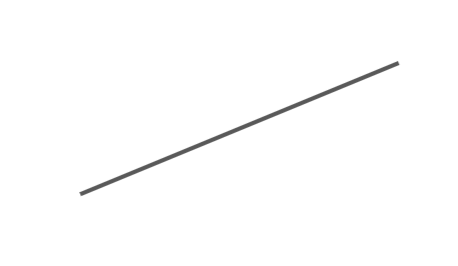
#> input picture archive/straight_line.png, 458 x 266 px
$ jupyter execute 'Gradient orientation for lines.ipynb'   (older library calls are emulated)
#> lines starting #> are read from the running program, lines starting #| are printed output that depends on the picture
[cell 1]
from matplotlib import pyplot as plt
import cv2
import numpy as np

[cell 2]
straight_line = cv2.imread("straight_line.png", cv2.IMREAD_GRAYSCALE)
#> straight_line: shape (266, 458); min 89, max 255, mean 253.1
curvy_line = cv2.imread("curvy_line.png", cv2.IMREAD_GRAYSCALE)
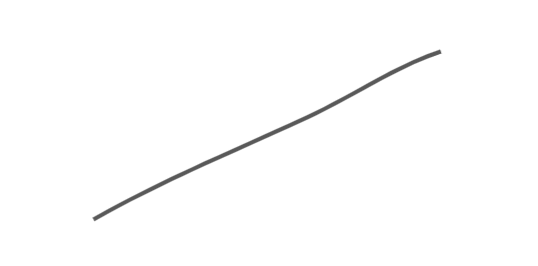
#> input picture archive/curvy_line.png, 538 x 266 px
#> curvy_line: shape (266, 538); min 89, max 255, mean 253.2
plt.subplot(121), plt.imshow(straight_line, cmap='gray')
plt.subplot(122), plt.imshow(curvy_line, cmap='gray')
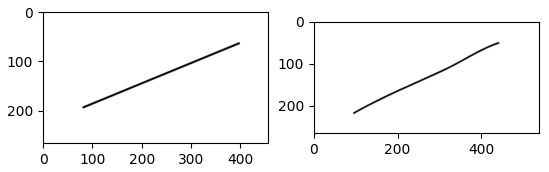
#> figure drawn by matplotlib, 2 panels

[cell 3]
grad_x_sl = cv2.Sobel(straight_line, cv2.CV_32F, 1, 0, ksize=3)
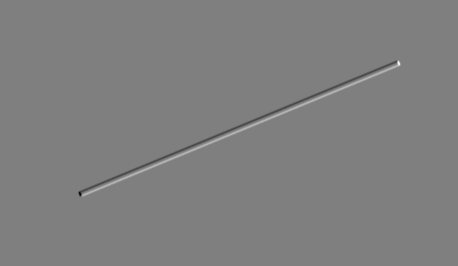
#> grad_x_sl: shape (266, 458) float32; min -566, max 568, mean 0; drawn with min black and max white
grad_y_sl = cv2.Sobel(straight_line, cv2.CV_32F, 0, 1, ksize=3)

grad_x_cl = cv2.Sobel(curvy_line, cv2.CV_32F, 1, 0, ksize=3)
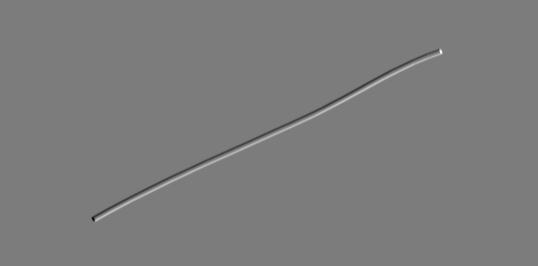
#> grad_x_cl: shape (266, 538) float32; min -557, max 585, mean 0; drawn with min black and max white
grad_y_cl = cv2.Sobel(curvy_line, cv2.CV_32F, 0, 1, ksize=3)

orient_sl = cv2.phase(grad_x_sl, grad_y_sl, angleInDegrees=True)
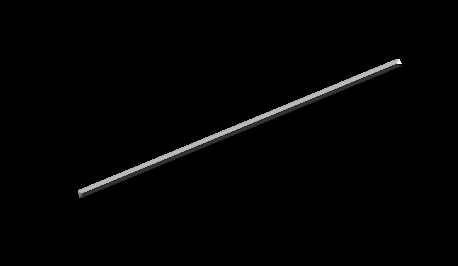
#> orient_sl: shape (266, 458) float32; min 0, max 340.6, mean 4; drawn with min black and max white
orient_cl = cv2.phase(grad_x_cl, grad_y_cl, angleInDegrees=True)
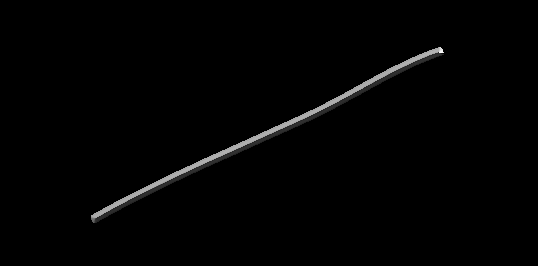
#> orient_cl: shape (266, 538) float32; min 0, max 358.4, mean 3.8; drawn with min black and max white

orient_sl = orient_sl.flatten()
orient_cl = orient_cl.flatten()

orient_sl = orient_sl[orient_sl > 0]
#> orient_sl = 3099 values, max 340.6 at index 52, min 6.97 at index 72, mean 156.9
orient_cl = orient_cl[orient_cl > 0]
#> orient_cl = 3523 values, max 358.4 at index 66, min 13.65 at index 91, mean 154.6

hist_sl = np.array([0 for i in range(36)])
hist_cl = np.array([0 for i in range(36)])

for orient in orient_sl:
    which_bin = int(orient // 10)
    hist_sl[which_bin] += 1
#> this loop made 3099 passes
#> (orient, which_bin) on passes 1 to 3: (225, 22), (243.4, 24), (275.2, 27)
#> after the loop, hist_sl = 36 values, max 890 at index 24, min 0 at index 3, mean 86.08
print(hist_sl)
#| [  1   1   1   0 153 327 852 107   0  11   1   1   1   6   1   7   0   0
#|    9   8   9  40 180 394 890  80   0   2   1   0   3   4   2   6   1   0]

for orient in orient_cl:
    which_bin = int(orient // 10)
    hist_cl[which_bin] += 1
#> this loop made 3523 passes
#> (orient, which_bin) on passes 1 to 3: (225, 22), (270, 27), (315, 31)
#> after the loop, hist_cl = 36 values, max 957 at index 24, min 0 at index 0, mean 97.86
print(hist_cl)
#| [  0   1   1   0 262 374 948  43   0  10  13   1   0   9   1   4   9   0
#|    4   7   5  52 257 515 957  28   0   3   1   0   2   6   1   2   4   3]
